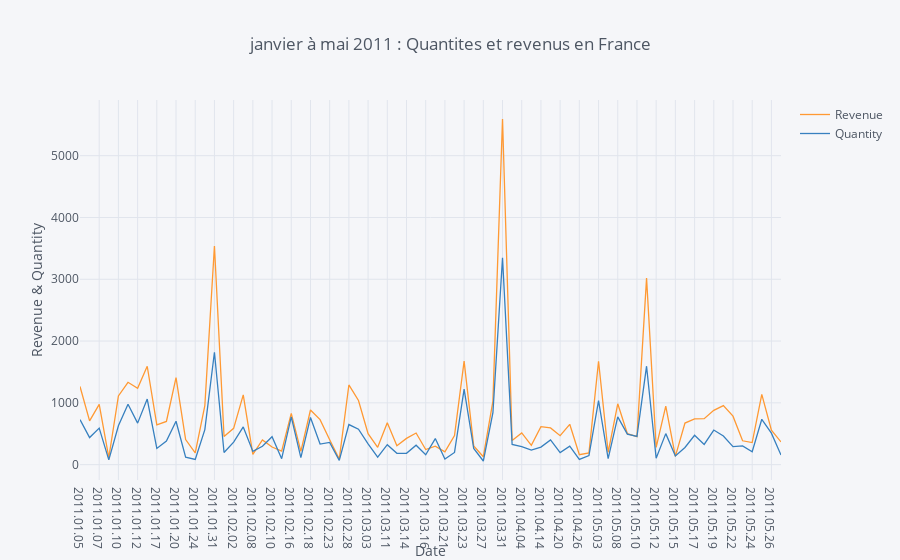

The notebook cell saved with this chart:
### Markdown cell above
## 2. Create an interactive line chart showing quantity and revenue sold to France between January 1st and May 31st 2011.

### Code cell
data['Date'] = pd.to_datetime(data['InvoiceDate']).dt.strftime('%Y.%m.%d')
France = data[(data.Country == "France") & data.InvoiceDate.between('2011-01-01','2011-05-31')].sort_values('Date')
France = France.groupby('Date', as_index = False).sum()
France[['Date','Revenue','Quantity']].iplot(kind='line', x = 'Date', xTitle='Date', yTitle='Revenue & Quantity', 
           title='janvier à mai 2011 : Quantites et revenus en France')
